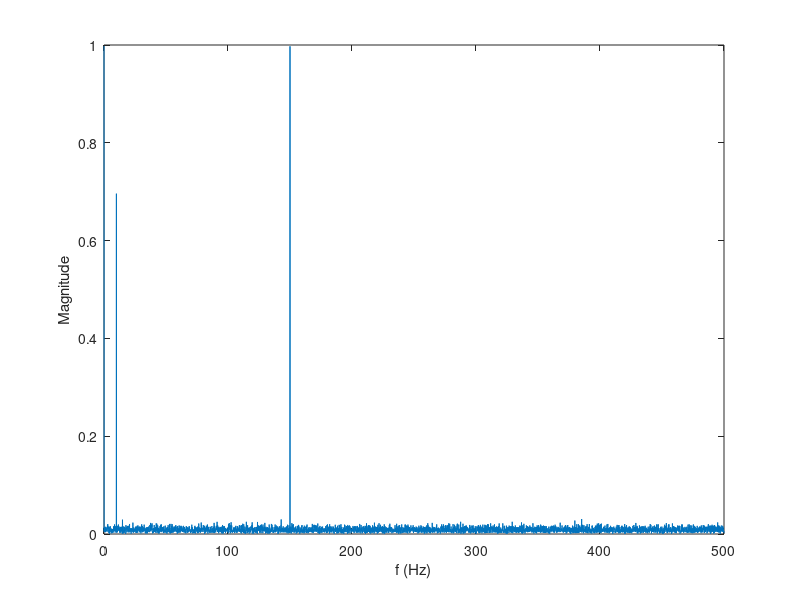
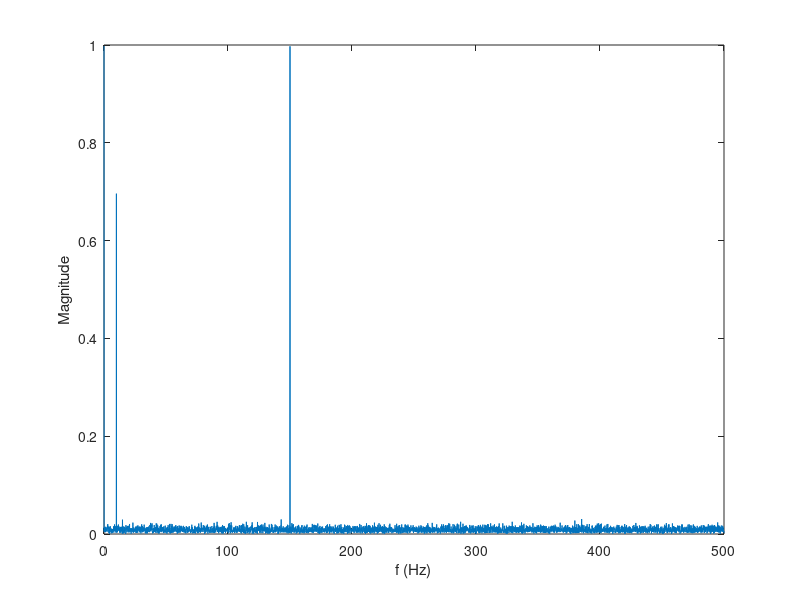

Reproduce these figures in MATLAB, in order. (Note: this script raises an error after producing the figures.)
clear all;clc;close all; 

Fs = 1000;            % Sampling frequency 
T = 1/Fs;             % Sampling period 
L = 10000;            % Length of signal 
t = 0:T:10-T;         % Time vector 

S = 0.7*sin(2*pi*10*t) + sin(2*pi*150*t) +0.5*randn(size(t))+1;
X = S; 

%% FFT for all samples
Y = fft(X); 
P2 = abs(Y/L); 
P1 = P2(1:L/2+1); 
P1(2:end-1) = 2*P1(2:end-1); 
P1(end)

f = Fs*(0:(L/2))/L; 
figure(1)
plot(f,P1) 
xlabel('f (Hz)') 
ylabel('Magnitude')
%% FFT for 'n' samples
n = L; 
Y = fft(X,n); 
P = 2*abs(Y/n); 
P1new = P(1:n/2+1);
P1new(1) = P1new(1)/2;
P1new(end) = P1new(end)/2;
P1new(end)

f = Fs*(0:(n/2))/n ;
figure(2) 
plot(f,P1new) 
xlabel('f (Hz)') 
ylabel('Magnitude') 

%% FFT for all samples & using 'positiveFFT_v2' function.
% previous positiveFFT.m is not correct because it is not dividing last
% magnitude as 2.
[Results,freq] = positiveFFT_v2(X,Fs);
Magnitude=(abs(Results));
% Order=0:1:length(Magnitude)-1;
figure(3)
% bar(Order, Magnitude);
plot(freq, Magnitude);
Magnitude(end)